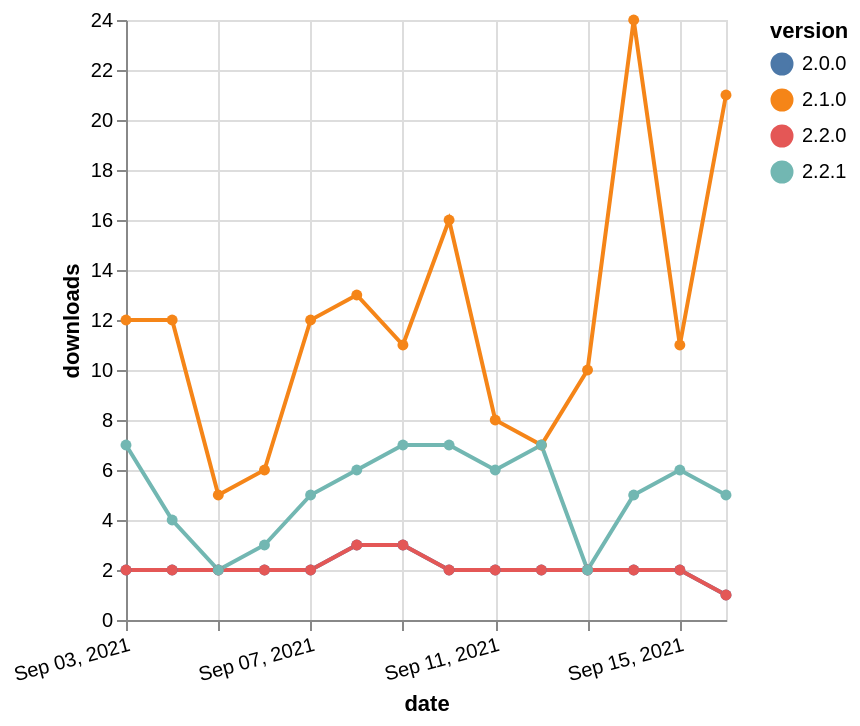

Specify this chart in Vega-Lite:
### Vega-Lite specification from a JSON file in a GitHub repository (floating-point values rounded to 4 significant figures)
{"$schema": "https://vega.github.io/schema/vega-lite/v5.json", "description": "A simple bar chart with embedded data.", "data": {"values": [{"date": "2021-09-03", "total": 2958, "delta": 2, "version": "2.0.0"}, {"date": "2021-09-04", "total": 2960, "delta": 2, "version": "2.0.0"}, {"date": "2021-09-05", "total": 2962, "delta": 2, "version": "2.0.0"}, {"date": "2021-09-06", "total": 2964, "delta": 2, "version": "2.0.0"}, {"date": "2021-09-07", "total": 2966, "delta": 2, "version": "2.0.0"}, {"date": "2021-09-08", "total": 2969, "delta": 3, "version": "2.0.0"}, {"date": "2021-09-09", "total": 2972, "delta": 3, "version": "2.0.0"}, {"date": "2021-09-10", "total": 2974, "delta": 2, "version": "2.0.0"}, {"date": "2021-09-11", "total": 2976, "delta": 2, "version": "2.0.0"}, {"date": "2021-09-12", "total": 2978, "delta": 2, "version": "2.0.0"}, {"date": "2021-09-13", "total": 2980, "delta": 2, "version": "2.0.0"}, {"date": "2021-09-14", "total": 2982, "delta": 2, "version": "2.0.0"}, {"date": "2021-09-15", "total": 2984, "delta": 2, "version": "2.0.0"}, {"date": "2021-09-16", "total": 2985, "delta": 1, "version": "2.0.0"}, {"date": "2021-09-03", "total": 6311, "delta": 2, "version": "2.2.0"}, {"date": "2021-09-04", "total": 6313, "delta": 2, "version": "2.2.0"}, {"date": "2021-09-05", "total": 6315, "delta": 2, "version": "2.2.0"}, {"date": "2021-09-06", "total": 6317, "delta": 2, "version": "2.2.0"}, {"date": "2021-09-07", "total": 6319, "delta": 2, "version": "2.2.0"}, {"date": "2021-09-08", "total": 6322, "delta": 3, "version": "2.2.0"}, {"date": "2021-09-09", "total": 6325, "delta": 3, "version": "2.2.0"}, {"date": "2021-09-10", "total": 6327, "delta": 2, "version": "2.2.0"}, {"date": "2021-09-11", "total": 6329, "delta": 2, "version": "2.2.0"}, {"date": "2021-09-12", "total": 6331, "delta": 2, "version": "2.2.0"}, {"date": "2021-09-13", "total": 6333, "delta": 2, "version": "2.2.0"}, {"date": "2021-09-14", "total": 6335, "delta": 2, "version": "2.2.0"}, {"date": "2021-09-15", "total": 6337, "delta": 2, "version": "2.2.0"}, {"date": "2021-09-16", "total": 6338, "delta": 1, "version": "2.2.0"}, {"date": "2021-09-03", "total": 24118, "delta": 12, "version": "2.1.0"}, {"date": "2021-09-04", "total": 24130, "delta": 12, "version": "2.1.0"}, {"date": "2021-09-05", "total": 24135, "delta": 5, "version": "2.1.0"}, {"date": "2021-09-06", "total": 24141, "delta": 6, "version": "2.1.0"}, {"date": "2021-09-07", "total": 24153, "delta": 12, "version": "2.1.0"}, {"date": "2021-09-08", "total": 24166, "delta": 13, "version": "2.1.0"}, {"date": "2021-09-09", "total": 24177, "delta": 11, "version": "2.1.0"}, {"date": "2021-09-10", "total": 24193, "delta": 16, "version": "2.1.0"}, {"date": "2021-09-11", "total": 24201, "delta": 8, "version": "2.1.0"}, {"date": "2021-09-12", "total": 24208, "delta": 7, "version": "2.1.0"}, {"date": "2021-09-13", "total": 24218, "delta": 10, "version": "2.1.0"}, {"date": "2021-09-14", "total": 24242, "delta": 24, "version": "2.1.0"}, {"date": "2021-09-15", "total": 24253, "delta": 11, "version": "2.1.0"}, {"date": "2021-09-16", "total": 24274, "delta": 21, "version": "2.1.0"}, {"date": "2021-09-03", "total": 26991, "delta": 7, "version": "2.2.1"}, {"date": "2021-09-04", "total": 26995, "delta": 4, "version": "2.2.1"}, {"date": "2021-09-05", "total": 26997, "delta": 2, "version": "2.2.1"}, {"date": "2021-09-06", "total": 27000, "delta": 3, "version": "2.2.1"}, {"date": "2021-09-07", "total": 27005, "delta": 5, "version": "2.2.1"}, {"date": "2021-09-08", "total": 27011, "delta": 6, "version": "2.2.1"}, {"date": "2021-09-09", "total": 27018, "delta": 7, "version": "2.2.1"}, {"date": "2021-09-10", "total": 27025, "delta": 7, "version": "2.2.1"}, {"date": "2021-09-11", "total": 27031, "delta": 6, "version": "2.2.1"}, {"date": "2021-09-12", "total": 27038, "delta": 7, "version": "2.2.1"}, {"date": "2021-09-13", "total": 27040, "delta": 2, "version": "2.2.1"}, {"date": "2021-09-14", "total": 27045, "delta": 5, "version": "2.2.1"}, {"date": "2021-09-15", "total": 27051, "delta": 6, "version": "2.2.1"}, {"date": "2021-09-16", "total": 27056, "delta": 5, "version": "2.2.1"}]}, "width": "container", "mark": {"type": "line", "point": {"filled": true}}, "encoding": {"x": {"field": "date", "type": "temporal", "timeUnit": "yearmonthdate", "title": "date", "axis": {"labelAngle": -15}}, "y": {"field": "delta", "type": "quantitative", "title": "downloads"}, "color": {"field": "version", "type": "nominal"}, "tooltip": {"field": "delta"}}}
